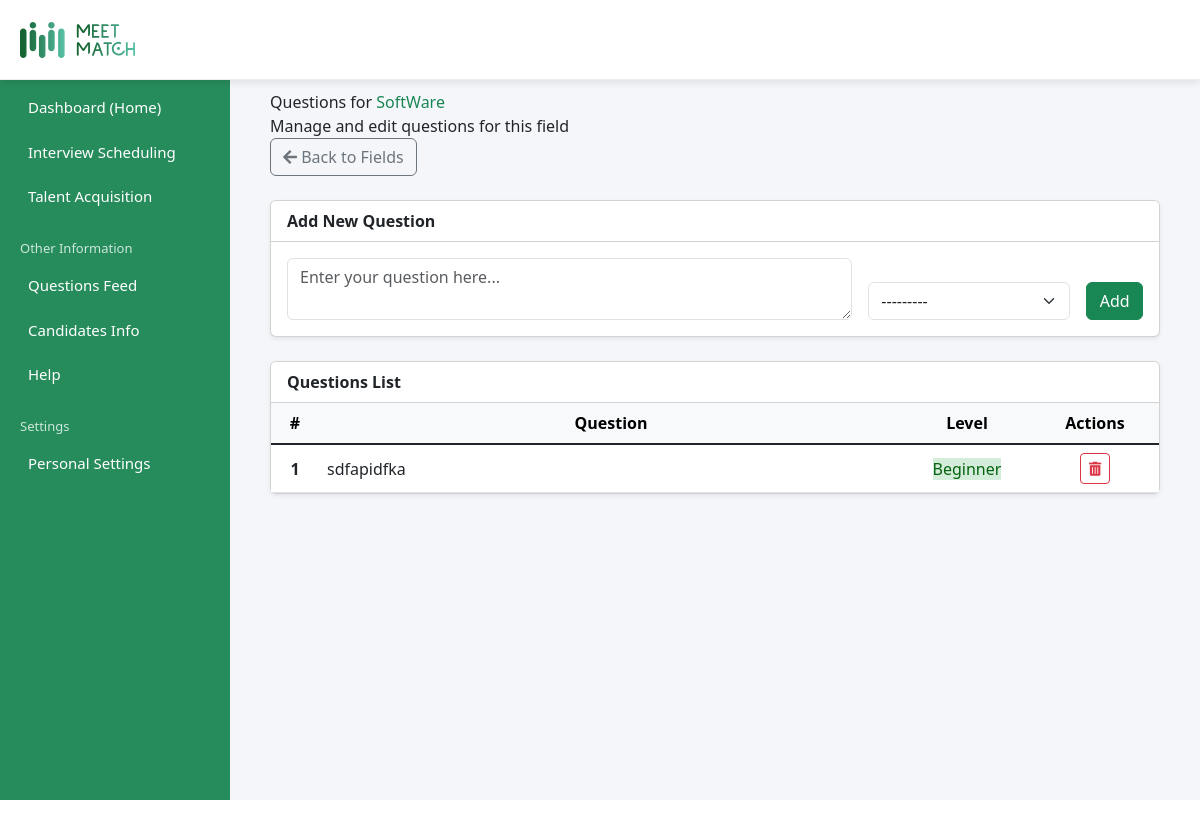
The page /admin_dashboard/questions/field/software-2025-06-22-101003492973/ (signed in) on the database its author committed.
### questions/models.py (models this page shows, shortened)
class Field(models.Model):
    typeChoices = [
        ('Techincal', 'Techincal'),
        ('Soft Skill', 'Soft Skill'),
    ]
    created_by = models.ForeignKey(User, on_delete=models.CASCADE)
    field_type = models.CharField(max_length=50, choices=typeChoices, default='Techincal')
    name = models.CharField(max_length=100)
    slug = models.SlugField(max_length=100, unique=True, blank=True)

class Question(models.Model):
    LEVEL_CHOICES = [
        ('Beginner', 'Beginner'),
        ('Mid', 'Mid Level'),
        ('Advanced', 'Advanced'),
    ]
    created_by = models.ForeignKey(User, on_delete=models.CASCADE)
    field = models.ForeignKey(Field, on_delete=models.CASCADE, related_name='questions')
    level = models.CharField(max_length=20, choices=LEVEL_CHOICES)
    question_text = models.TextField()

### questions/views.py (the view)
# urls.py: path('field/<slug:field_slug>/', views.edit_question, name='edit_question'),
@login_required
def edit_question(request, field_slug):
    field = get_object_or_404(Field, slug=field_slug)
    questions = Question.objects.filter(field=field,created_by=request.user)
    if request.method == 'POST':
        form = QuestionForm(request.POST)
        if form.is_valid():
            question = form.save(commit=False)
            question.field = field
            question.created_by = request.user
            question.save()
            messages.success(request, 'Question added successfully!')
            return redirect('Questions:edit_question', field_slug=field_slug)
    else:
        form = QuestionForm()
    context = {
        'field': field,
        'questions': questions,
        'form': form,
    }
    return render(request, 'admin/edit_question.html', context)

### questions/forms.py
class QuestionForm(forms.ModelForm):
    class Meta:
        model = Question
        fields = ['question_text', 'level']
        widgets = {
            'level': forms.Select(attrs={
                'class': 'form-control',
                'placeholder': 'difficulty level'
            }),
            'question_text': forms.Textarea(attrs={
                'class': 'form-control',
                'rows': 2,
                'placeholder': 'Enter your question here...'
            }),
        }

### templates/admin/edit_question.html (shortened to what this page needs)
{% extends 'admin_base.html' %}
{% load static %}
{% load widget_tweaks %}
{% block extra_css %}
<link href="https://cdn.jsdelivr.net/npm/bootstrap@5.1.3/dist/css/bootstrap.min.css" rel="stylesheet">
<link rel="stylesheet" href="https://cdnjs.cloudflare.com/ajax/libs/font-awesome/5.15.4/css/all.min.css">
{% endblock %}
{% block content %}
<div class="question-header mb-4">
    <div>
        <div class="question-title">Questions for <span class="text-success">{{ field.name }}</span></div>
        <div class="question-subtitle">Manage and edit questions for this field</div>
    </div>
    <div class="header-buttons">
        <a href="{% url 'Questions:questions' %}" class="btn btn-outline-secondary"><i class="fas fa-arrow-left"></i> Back to Fields</a>
    </div>
</div>
<div class="card mb-4 shadow-sm">
    <div class="card-header bg-white fw-bold">Add New Question</div>
    <div class="card-body">
        <form method="POST" class="row g-3 align-items-end">
            <div class="col-md-8">
                {{ form.question_text }}
            </div>
            <div class="col-md-3">
                {{ form.level|add_class:'form-select' }}
            </div>
            <div class="col-md-1 d-grid">
                <input type="submit" class="btn btn-success" value="Add">
            </div>
        </form>
    </div>
</div>
<div class="card shadow-sm">
    <div class="card-header bg-white fw-bold">Questions List</div>
    <div class="card-body p-0">
        <div class="table-responsive">
            <table class="table mb-0 align-middle">
                <thead class="table-light">
                    <tr class="text-center">
                        <th style="width: 3rem;">#</th>
                        <th>Question</th>
                        <th style="width: 8rem;">Level</th>
                        <th style="width: 8rem;">Actions</th>
                    </tr>
                </thead>
                <tbody>
                    {% for question in questions %}
                    <tr>
                        <td class="text-center fw-bold">{{ forloop.counter }}</td>
                        <td>{{ question.question_text|truncatechars:120 }}</td>
                        <td class="text-center">
                            {% if question.level == 'Beginner' %}
                                <span class="status-badge" style="background-color:#d4edda; color:#04630E;">Beginner</span>
                            {% elif question.level == 'Mid' %}
                                <span class="status-badge" style="background-color:#fff3cd; color:#856404;">Mid</span>
                            {% elif question.level == 'Advanced' %}
                                <span class="status-badge" style="background-color:#f8d7da; color:#721c24;">Advanced</span>
                            {% else %}
                                <span class="status-badge bg-secondary text-white">Unknown</span>
                            {% endif %}
                        </td>
                        <td class="text-center">
                            <form method="post" action="{% url 'Questions:delete_question' question.id %}" style="display:inline;">
                                <button type="submit" class="btn btn-sm btn-outline-danger" title="Delete" onclick="return confirm('Delete this question?');">
                                    <i class="fas fa-trash-alt"></i>
                                </button>
                            </form>
                        </td>
                    </tr>
                    {% empty %}
                    <tr><td colspan="4" class="text-center text-muted py-3">No questions found for this field.</td></tr>
                    {% endfor %}
                </tbody>
            </table>
        </div>
    </div>
</div>
</div>
{% endblock %}

### static/css/style.css (style rules this page uses)
* { margin: 0; padding: 0; box-sizing: border-box; font-family: 'Segoe UI', sans-serif; }
body, html { height: 100%; background-color: #fff; }
body { color: #1a1a1a; }

### rows shown on the page
Field: name "SoftWare"
Question: question_text "sdfapidfka", level "Beginner"
